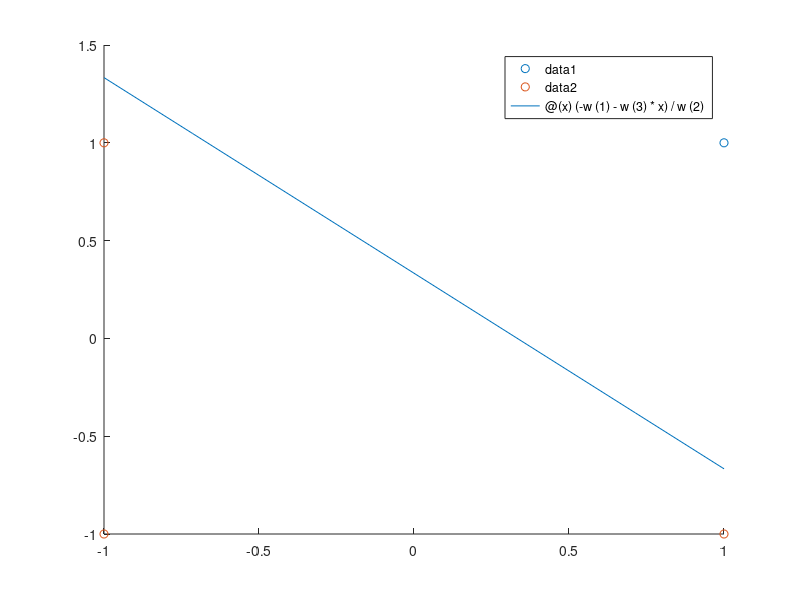

Source code (MATLAB):
clc;
clear all;
data=[1 1 1 ;1 -1 -1; -1  1 -1;-1  -1 -1;];



k=1;
con=0.001;
w_new=[0 0 0 ]';
data=[ones(size(data,1),1) data];

eta=0.1
m=1;
while(1)

   for i=1:size(data,1)
w_old=w_new;
       net(i)=w_old'*data(i,1:end-1)';
       
      y1(i)=sign(net(i)) ;
      
      
      r(i)=data(i,end)-y1(i);
      

      
      w_new=w_old+(eta*(r(i))*data(i,1:end-1)');
      if r(i)==0
      h(i)=1;
      end
     
 
   end
   
   if sum(h)>=4
   break;
   end  
   
   norm(w_new-w_old);

   m=m+1;
end
w=w_new;


figure

scatter(data(data(:,4)==1,2),data(data(:,4)==1,3));
hold on;
scatter(data(data(:,4)==-1,2),data(data(:,4)==-1,3));
%syms x;
fn=@(x) (-w(1)-w(3)*x)/w(2);

hold on;
fplot(fn,[-1,1]);